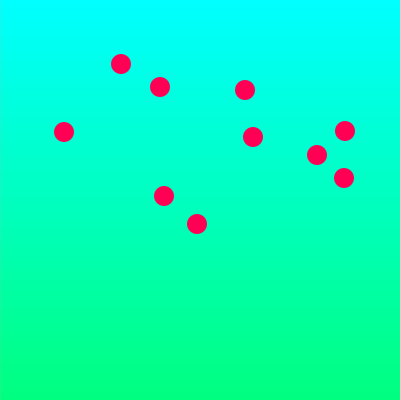
Frame 1 (no input)
Frame 60 (the mouse pressed at the canvas centre just before this capture): identical to frame 1, image omitted
Frame 120 (the mouse held since frame 60 and released just before this capture): identical to frame 1, image omitted

The Processing sketch that drew this single still picture (run headless with seeded random() and noise(); from frame 60 on, the mouse is pressed at the canvas centre):

// Processing sketch: processing_105856
// ── processing_105856.pde

// These arrays are going to store the squares coordinates
int[] squareX = new int[10];
int[] squareY = new int[10];

// Stores which square is being dragged
// Starts with a number, otherwise it would start with zero and the first one one be dragged
int draggingSquare = -1;

// These vars will store the temporary position of the square as it is dragged
int tempSquareX;
int tempSquareY;

// Those are layout variables and they won't change
int squareSize = 20;     // That is the size of the square
int shadowDistance = 3;  // This is the distance of the dropped shadow

// These are the motion variables used when the square goes back to its initial position
float value = 0;
float targetValue = 0;

void setup(){
  size(400, 400);
  colorMode(HSB, 360, 100, 100);
  ellipseMode(CORNER);

  // Setting random intial positions for our squares
  for(int i = 0; i < squareX.length; i ++){
    squareX[i] = int(random(50, width - 50));
    squareY[i] = int(random(50, height - 50));
  }
}

// Drawing the gradient background
void gradientBackground(){
  float hue; 
  for(int i = 0; i <= height; i ++){
    hue = map(i, 0, height, 180, 150);
    stroke(hue, 100, 100);
    line(0, i, width, i);
  }
}

void mousePressed(){
  // Do the loop to check if any square is being clicked
  for(int i = 0; i < squareX.length; i ++){
    // If the user clicks over one of the squares
    if(squareX[i] < mouseX && mouseX < squareX[i] + squareSize &&
       squareY[i] < mouseY && mouseY < squareY[i] + squareSize){
      
      // Sets this as the current square being dragged
      draggingSquare = i;
    }
  }
}

void mouseReleased(){
  // Resets the draggingSquare variable
  //draggingSquare = -1;
  tempSquareX = mouseX - squareSize/2;
  tempSquareY = mouseY - squareSize/2;
  value = 1;
}

// Drawing the squares
void drawSquares(){
  noStroke();
  for(int i = 0; i < squareX.length; i ++){

    // Draws all squares, except for the one being dragged
    if(i != draggingSquare){
            
      // Draws the actual ellipseangle
      fill(340, 100, 100);
      ellipse(squareX[i], squareY[i], squareSize, squareSize);
    
    // If there is s square being dragged
    }else{
      float x;
      float y;
      float brightness;
      
      // If it is still being dragged, draw it on the mouse coordinates
      if(mousePressed){
        x = mouseX - squareSize/2;
        y = mouseY - squareSize/2;
      
      // If the user releases it, starts to go back to the initial position
      }else{
        //Easing
        value += (targetValue - value) * 0.4;
        x = map(value, 0, 1, squareX[draggingSquare], tempSquareX);
        y = map(value, 0, 1, squareY[draggingSquare], tempSquareY);
        
        // If it's close enough to the initial position, resets the dragging
        if(value < 0.01){
          draggingSquare = -1;
        }
      }
      if(draggingSquare >= 0){
        brightness = map(dist(x, y, squareX[draggingSquare], squareY[draggingSquare]),
                         0, width/2, 10, 100);
                         println(brightness);
      }else{
        brightness = 0;
      }
      
      // Line
      noFill();
      stroke(340, 100, 100, brightness);
      line(x + squareSize/2, y + squareSize/2, squareX[i], squareY[i]);

      // Shadow
      fill(340, 100, 100, 50);
      noStroke();
      ellipse(x + shadowDistance, y + shadowDistance, squareSize, squareSize);
      
      // ellipse
      fill(340, 100, 100);
      noStroke();
      ellipse(x, y, squareSize, squareSize);
    }
  }
}

void draw(){
  background(255);
 
  gradientBackground();
  
  drawSquares(); 
}
